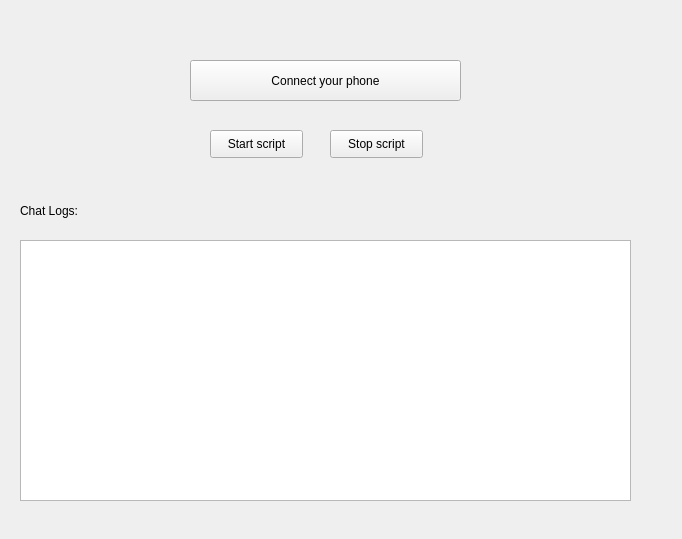
<?xml version="1.0" encoding="UTF-8"?>
<ui version="4.0">
 <class>MainWindow</class>
 <widget class="QMainWindow" name="MainWindow">
  <property name="geometry">
   <rect>
    <x>0</x>
    <y>0</y>
    <width>682</width>
    <height>539</height>
   </rect>
  </property>
  <property name="windowTitle">
   <string>MainWindow</string>
  </property>
  <property name="styleSheet">
   <string notr="true"/>
  </property>
  <widget class="QWidget" name="centralwidget">
   <widget class="QPushButton" name="connectBtn">
    <property name="geometry">
     <rect>
      <x>190</x>
      <y>60</y>
      <width>271</width>
      <height>41</height>
     </rect>
    </property>
    <property name="text">
     <string>Connect your phone</string>
    </property>
   </widget>
   <widget class="QPushButton" name="replyBtn">
    <property name="geometry">
     <rect>
      <x>210</x>
      <y>130</y>
      <width>93</width>
      <height>28</height>
     </rect>
    </property>
    <property name="text">
     <string>Start script</string>
    </property>
   </widget>
   <widget class="QPushButton" name="stopBtn">
    <property name="geometry">
     <rect>
      <x>330</x>
      <y>130</y>
      <width>93</width>
      <height>28</height>
     </rect>
    </property>
    <property name="text">
     <string>Stop script</string>
    </property>
   </widget>
   <widget class="QLabel" name="status">
    <property name="geometry">
     <rect>
      <x>480</x>
      <y>70</y>
      <width>21</width>
      <height>21</height>
     </rect>
    </property>
    <property name="text">
     <string/>
    </property>
   </widget>
   <widget class="QTextBrowser" name="textBrowser">
    <property name="geometry">
     <rect>
      <x>20</x>
      <y>240</y>
      <width>611</width>
      <height>261</height>
     </rect>
    </property>
   </widget>
   <widget class="QLabel" name="label">
    <property name="geometry">
     <rect>
      <x>20</x>
      <y>190</y>
      <width>151</width>
      <height>41</height>
     </rect>
    </property>
    <property name="styleSheet">
     <string notr="true">font: 75 15pt &quot;Arial&quot;;</string>
    </property>
    <property name="text">
     <string>Chat Logs:</string>
    </property>
   </widget>
  </widget>
  <action name="actionnew_room">
   <property name="text">
    <string>new room</string>
   </property>
  </action>
 </widget>
 <resources/>
 <connections/>
</ui>
